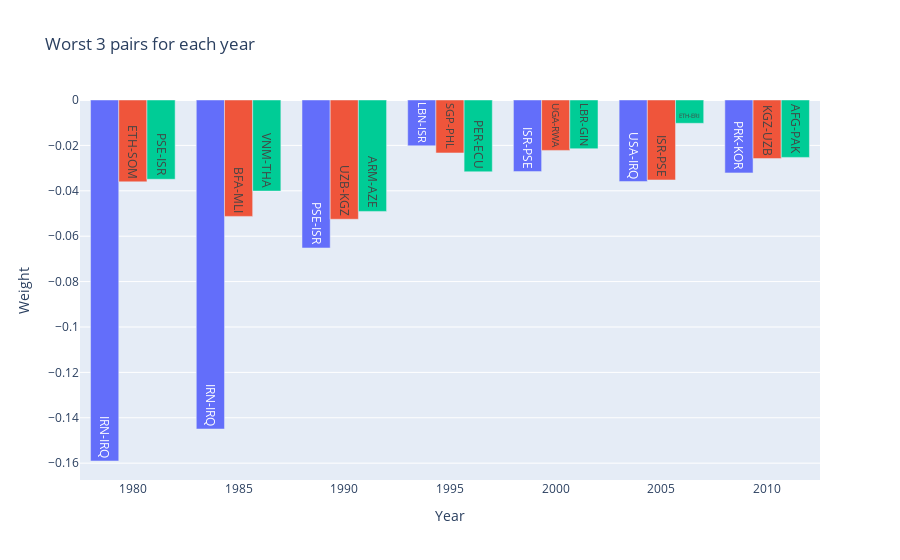
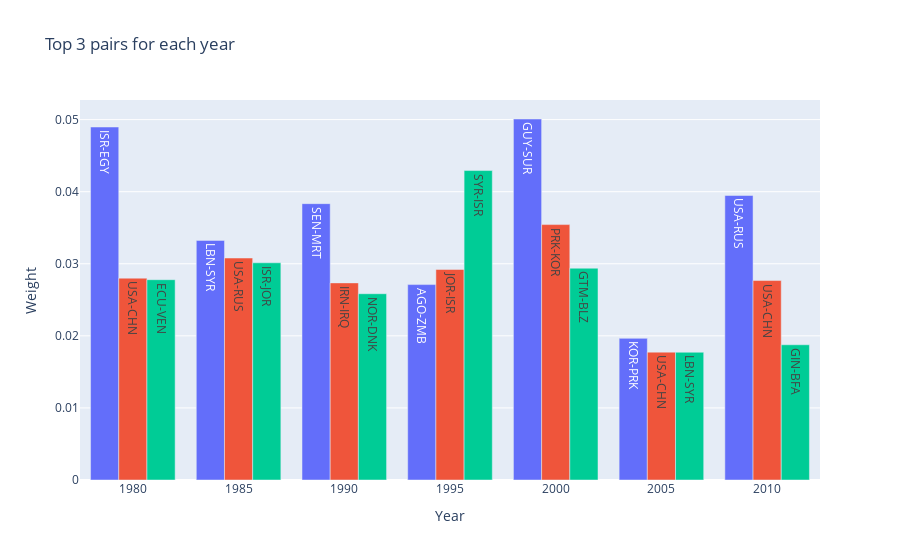

Notebook source saved alongside these figures, in order:
### Code cell
# For each year we select the worse 10 pairs
k = 3
# Take every 5 years
worst_pairs = df_pair_noindex[df_pair_noindex['year'] % 5 == 0]
worst_pairs = worst_pairs.groupby('year').apply(lambda x: x.nsmallest(k, 'weight'))
worst_pairs = worst_pairs.reset_index(drop=True)
# Sort by year
worst_pairs = worst_pairs.sort_values('year')
# Plot the worst pairs  
plot_pairs(worst_pairs, k, title='Worst')

# Top pairs
top_pairs = df_pair_noindex[df_pair_noindex['year'] % 5 == 0]
top_pairs = top_pairs.groupby('year').apply(lambda x: x.nlargest(k, 'weight'))
top_pairs = top_pairs.reset_index(drop=True)
# Sort by year
top_pairs = top_pairs.sort_values('year')
# Plot the worst pairs
plot_pairs(top_pairs, k, title='Top')

### Figure 1 — Plotly figure (JSON) as saved in the notebook; plotly's stock layout.template omitted (floating-point values rounded to 4 significant figures)
{"data": [{"text": ["IRN-IRQ", "IRN-IRQ", "PSE-ISR", "LBN-ISR", "ISR-PSE", "USA-IRQ", "PRK-KOR"], "x": [1980, 1985, 1990, 1995, 2000, 2005, 2010], "y": [-0.159, -0.145, -0.06519, -0.02018, -0.03155, -0.03593, -0.03211], "type": "bar"}, {"text": ["ETH-SOM", "BFA-MLI", "UZB-KGZ", "SGP-PHL", "UGA-RWA", "ISR-PSE", "KGZ-UZB"], "x": [1980, 1985, 1990, 1995, 2000, 2005, 2010], "y": [-0.03606, -0.05128, -0.05254, -0.02333, -0.02222, -0.03523, -0.02581], "type": "bar"}, {"text": ["PSE-ISR", "VNM-THA", "ARM-AZE", "PER-ECU", "LBR-GIN", "ETH-ERI", "AFG-PAK"], "x": [1980, 1985, 1990, 1995, 2000, 2005, 2010], "y": [-0.03492, -0.04013, -0.04909, -0.03163, -0.02146, -0.01026, -0.02529], "type": "bar"}], "layout": {"xaxis": {"categoryorder": "array", "categoryarray": [1979, 1980, 1981, 1982, 1983, 1984, 1985, 1986, 1987, 1988, 1989, 1990, 1991, 1992, 1993, 1994, 1995, 1996, 1997, 1998, 1999, 2000, 2001, 2002, 2003, 2004, 2005, 2006, 2007, 2008, 2009, 2010, 2011, 2012, 2013, 2014], "title": {"text": "Year"}}, "barmode": "group", "showlegend": false, "title": {"text": "Worst 3 pairs for each year"}, "yaxis": {"title": {"text": "Weight"}}}}

### Figure 2 — Plotly figure (JSON) as saved in the notebook; plotly's stock layout.template omitted (floating-point values rounded to 4 significant figures)
{"data": [{"text": ["ISR-EGY", "LBN-SYR", "SEN-MRT", "AGO-ZMB", "GUY-SUR", "KOR-PRK", "USA-RUS"], "x": [1980, 1985, 1990, 1995, 2000, 2005, 2010], "y": [0.04897, 0.03324, 0.03834, 0.02711, 0.05008, 0.01965, 0.03947], "type": "bar"}, {"text": ["USA-CHN", "USA-RUS", "IRN-IRQ", "JOR-ISR", "PRK-KOR", "USA-CHN", "USA-CHN"], "x": [1980, 1985, 1990, 1995, 2000, 2005, 2010], "y": [0.028, 0.0308, 0.02735, 0.02921, 0.03544, 0.01774, 0.02767], "type": "bar"}, {"text": ["ECU-VEN", "ISR-JOR", "NOR-DNK", "SYR-ISR", "GTM-BLZ", "LBN-SYR", "GIN-BFA"], "x": [1980, 1985, 1990, 1995, 2000, 2005, 2010], "y": [0.02779, 0.03013, 0.02584, 0.04293, 0.02938, 0.01772, 0.01876], "type": "bar"}], "layout": {"xaxis": {"categoryorder": "array", "categoryarray": [1979, 1980, 1981, 1982, 1983, 1984, 1985, 1986, 1987, 1988, 1989, 1990, 1991, 1992, 1993, 1994, 1995, 1996, 1997, 1998, 1999, 2000, 2001, 2002, 2003, 2004, 2005, 2006, 2007, 2008, 2009, 2010, 2011, 2012, 2013, 2014], "title": {"text": "Year"}}, "barmode": "group", "showlegend": false, "title": {"text": "Top 3 pairs for each year"}, "yaxis": {"title": {"text": "Weight"}}}}
